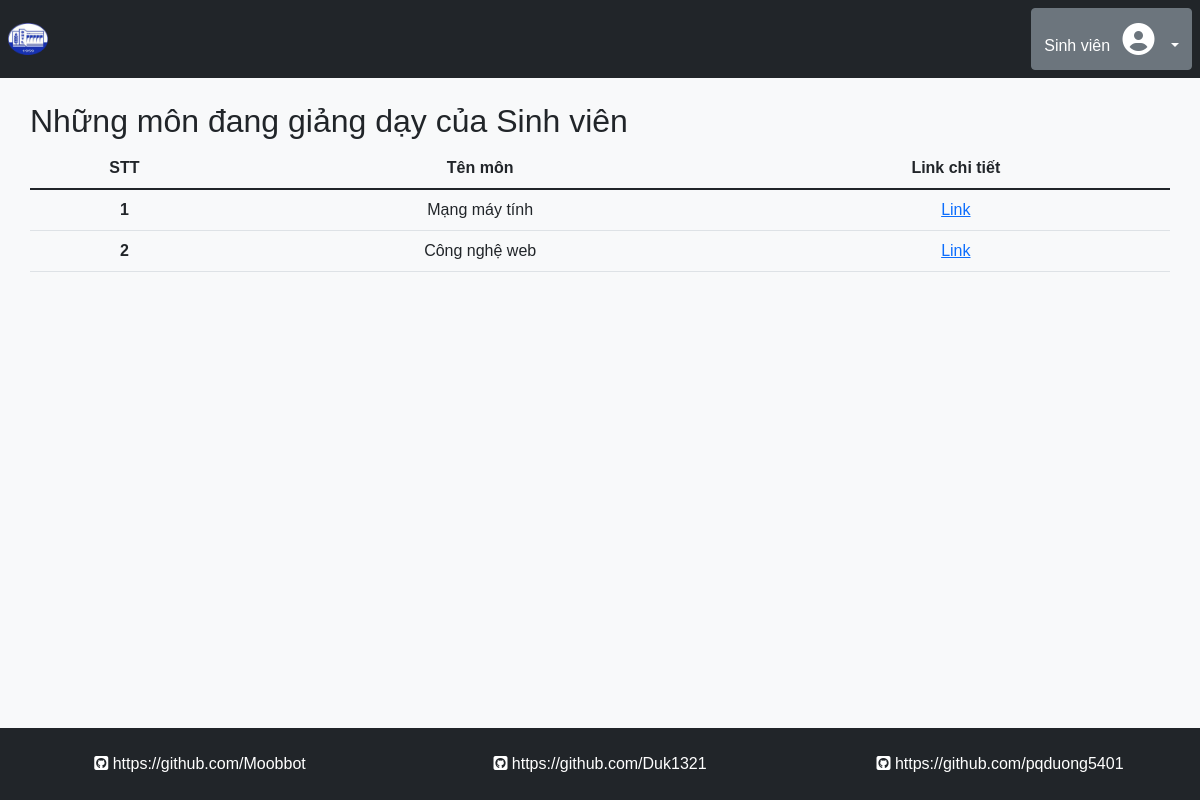
The app's page /subject/index.php?id=31 (signed in) with its own data.
### tables this page shows
CREATE TABLE `db_user_inf` (
  `ID` int(10) UNSIGNED NOT NULL,
  `User_FullName` varchar(200) NOT NULL,
  `User_Position` varchar(100) NOT NULL,
  `User_Phone` varchar(100) NOT NULL,
  `office_id` int(10) UNSIGNED DEFAULT NULL
);

CREATE TABLE `db_teach_learn` (
  `teach_learn_id` int(10) UNSIGNED NOT NULL,
  `user_id_inf` int(10) UNSIGNED NOT NULL,
  `sub_id` int(10) UNSIGNED NOT NULL
);

CREATE TABLE `db_subjects` (
  `sub_id` int(10) UNSIGNED NOT NULL,
  `sub_name` varchar(100) NOT NULL
);

### subject/index.php (the view, shortened to what this page needs)
<?php include '../reuse/header.php' ?>
<?php
include '../reuse/config.php';
$id = $_GET['id'];
$name = '';
$sqlx = "SELECT User_FullName FROM db_user_inf WHERE id = '$id'";
$resultx = mysqli_query($conn, $sqlx);
if ($resultx->num_rows > 0) {
    $rowx = $resultx->fetch_assoc();
    $name = $rowx['User_FullName'];
} else {
    echo 'lỗi';
}
?>
<div class="container-fluid px-0">
    <?php include '../reuse/header_body.php' ?>
    <?php
    if (empty($_SESSION['current_user'])) {
        header("Location:../index.php");
    ?>
    <?php
    } else {
    ?>
    <Section class="container">
        <div class="row mt-4">
            <h2 class="px-0">Những môn đang giảng dạy của <?= $name ?></h2>
            <table class="table text-center">
                <thead>
                    <tr>
                        <th scope="col">STT</th>
                        <th scope="col">Tên môn</th>
                        <th scope="col">Link chi tiết</th>
                    </tr>
                </thead>
                <tbody>
                    <?php
                        $sql = "SELECT sub_id, teach_learn_id FROM db_teach_learn WHERE user_id_inf = '$id'";
                        $result = mysqli_query($conn, $sql);
                        $STT = 0;
                        if ($result->num_rows > 0) {
                            while ($row  = $result->fetch_assoc()) {
                                $sub_id = $row['sub_id'];
                                $teach_learn_id = $row['teach_learn_id'];
                                $sql1 = "SELECT * FROM db_subjects s WHERE s.sub_id = $sub_id";
                                $result1 = mysqli_query($conn, $sql1);
                                if ($result1->num_rows > 0) {
                                    $STT += 1;
                                    $row1 = $result1->fetch_assoc();
                        ?>
                    <tr>
                        <th scope="row"><?= $STT ?></th>
                        <td><?= $row1['sub_name'] ?></td>
                        <td><a href="http://localhost/BTL_CNW/subject/detail.php?id= <?= $teach_learn_id ?>">Link</a>
                        </td>
                        <?php
                                }
                                    ?>
                        <?php
                            }
                        } else {
                                ?>
                        <th scope="row">Giảng viên chưa dạy môn nào</th>
                        <?php
                        } ?>
                    </tr>
                </tbody>
            </table>
        </div>
    </Section>
    <?php
    }
    ?>
    <?php include '../reuse/footer_body.php' ?>
</div>
<?php include '../reuse/footer.php' ?>

### assets/style.css (style rules this page uses)
*, html { margin: 0; padding: 0; list-style-type: none; font-family: Arial, Helvetica, sans-serif; }

### records on screen
db_user_inf: User_FullName "Sinh viên"
db_teach_learn: sub.sub_name "Mạng máy tính"
db_teach_learn: sub.sub_name "Công nghệ web"

### other values on screen
$currentUser['User_FullName'] "Sinh viên"
